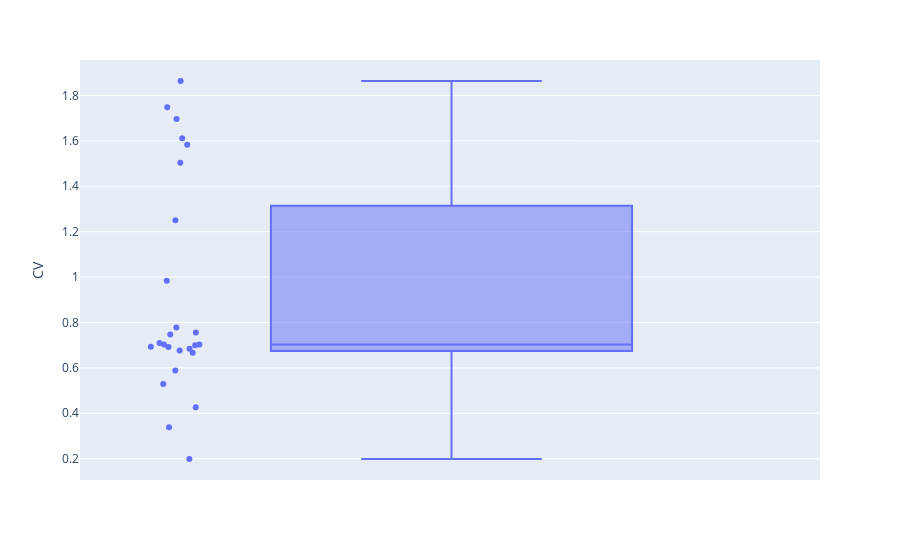

The notebook cell saved with this chart:
### Markdown cell above
# Plotting the CV

### Code cell
import plotly.express as px

fig_box_rj = px.box(cv_clusters_rj, y="CV",points="all")
fig_box_rj.show()

### Figure 1 — Plotly figure (JSON) as saved in the notebook; plotly's stock layout.template omitted (floating-point values rounded to 4 significant figures)
{"data": [{"alignmentgroup": "True", "boxpoints": "all", "hovertemplate": "CV=%{y}<extra></extra>", "legendgroup": "", "marker": {"color": "#636efa"}, "name": "", "notched": false, "offsetgroup": "", "orientation": "v", "showlegend": false, "type": "box", "x0": " ", "xaxis": "x", "y": [0.5883, 0.5291, 0.4267, 0.6927, 0.6764, 1.611, 0.7561, 0.7465, 0.6917, 0.9843, 0.6999, 0.3389, 0.6838, 0.1987, 0.703, 1.25, 0.6669, 1.864, 0.7094, 1.697, 1.748, 0.7034, 0.7784, 1.582, 1.504], "y0": " ", "yaxis": "y"}], "layout": {"boxmode": "group", "legend": {"tracegroupgap": 0}, "margin": {"t": 60}, "xaxis": {"anchor": "y", "domain": [0, 1]}, "yaxis": {"anchor": "x", "domain": [0, 1], "title": {"text": "CV"}}}}
